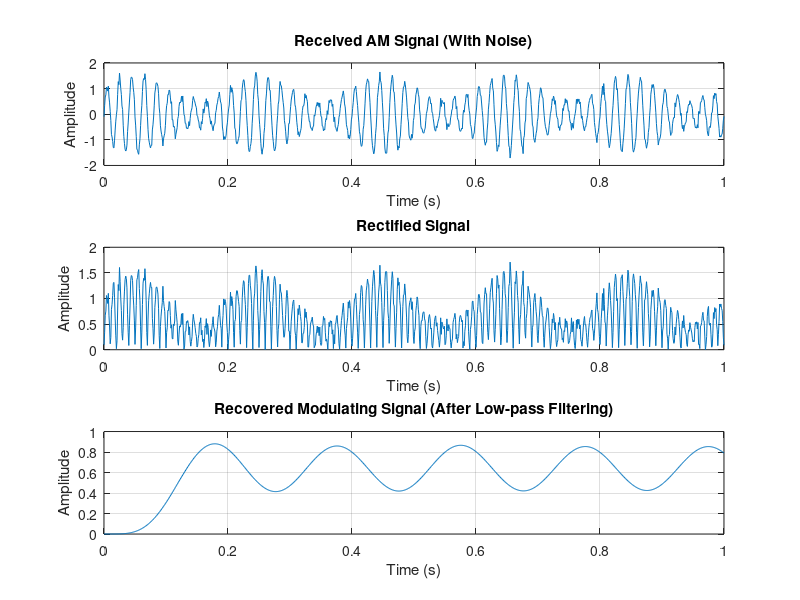

MATLAB code for this plot:
% 设置参数
Fs = 1000;  % 采样频率 (Hz)
t = 0:1/Fs:1;  % 时间向量 (1秒)

% 调制信号 (低频信号)
Am = 1;  % 调制信号的幅度
fm = 5;  % 调制信号的频率 (Hz)
modulating_signal = Am * sin(2 * pi * fm * t);  % 调制信号

% 载波信号 (高频信号)
Ac = 1;  % 载波信号的幅度
fc = 50; % 载波信号的频率 (Hz)
carrier_signal = Ac * sin(2 * pi * fc * t);  % 载波信号

% 调幅信号 (AM)
mu = 0.5;  % 调制指数 (mu <= 1 表示没有过调制)
am_signal = (1 + mu * modulating_signal) .* carrier_signal;  % AM信号

% 添加噪声（可选）
noisy_am_signal = am_signal + 0.1 * randn(size(am_signal));  % 含噪声的AM信号

% 绘制AM信号
figure;
subplot(3, 1, 1);
plot(t, noisy_am_signal);
title('Received AM Signal (With Noise)');
xlabel('Time (s)');
ylabel('Amplitude');
grid on;

% 整流 (取绝对值)
rectified_signal = abs(noisy_am_signal);  % 对信号进行整流（取绝对值）

% 低通滤波提取调制信号
[b, a] = butter(5, fm/(Fs/2), 'low');  % 设计低通滤波器
recovered_signal = filter(b, a, rectified_signal);  % 滤波器提取调制信号

% 绘制整流后的信号
subplot(3, 1, 2);
plot(t, rectified_signal);
title('Rectified Signal');
xlabel('Time (s)');
ylabel('Amplitude');
grid on;

% 绘制解调后的信号
subplot(3, 1, 3);
plot(t, recovered_signal);
title('Recovered Modulating Signal (After Low-pass Filtering)');
xlabel('Time (s)');
ylabel('Amplitude');
grid on;
